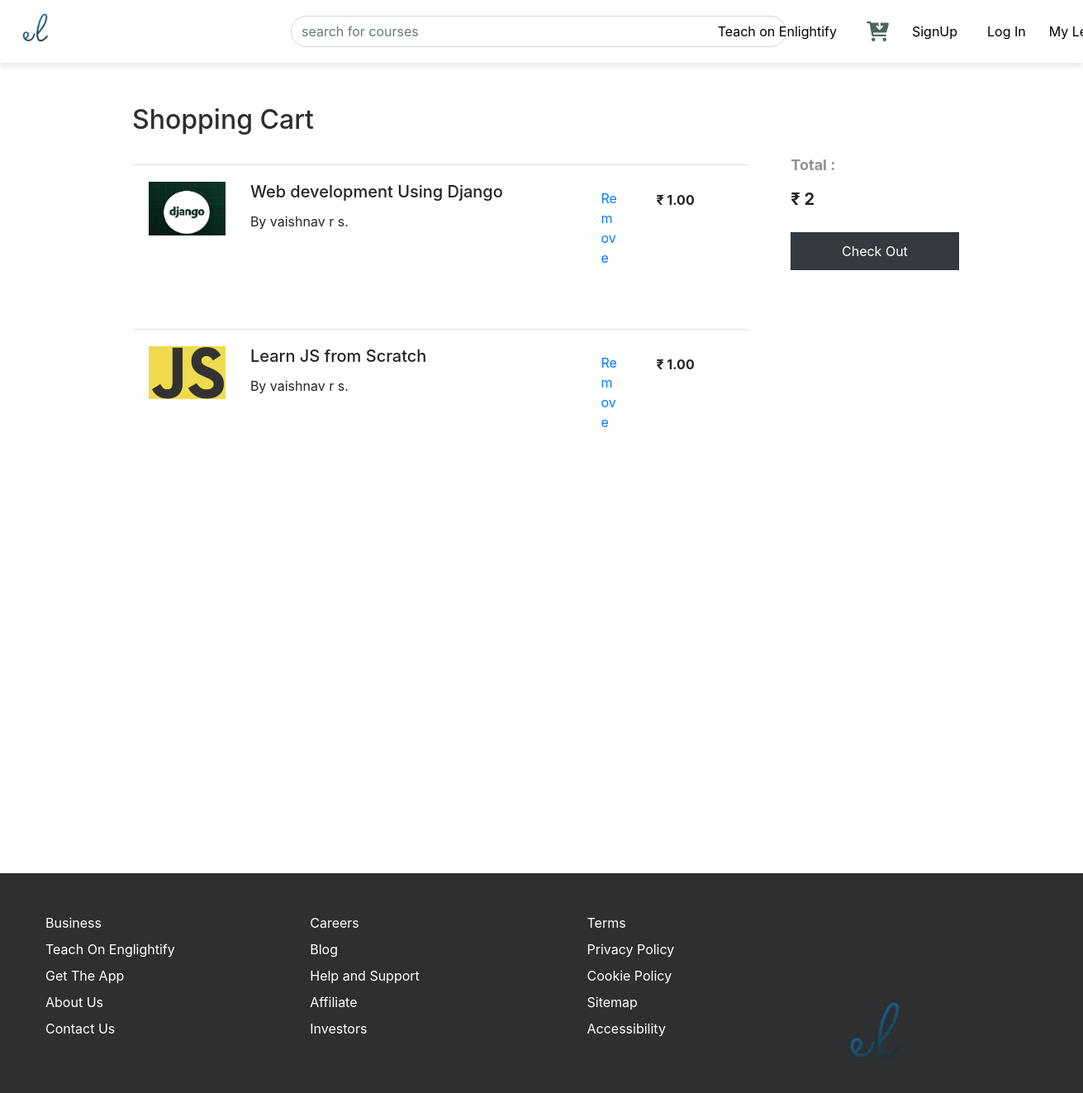
The page /student/cart/ (signed in) on the database its author committed.
### accounts/models.py (models this page shows, shortened)
class Cart(models.Model):
    student = models.ForeignKey(Student, on_delete=models.CASCADE)
    course = models.ForeignKey(Course,on_delete=models.CASCADE)

class Course(models.Model):
    faculty = models.ForeignKey(Faculty,on_delete=models.CASCADE)
    cat_options = (
        ('Development','Development'),
        ('Business','Business'),
        ('Finance and Accounting ','Finance and Accounting '),
        ('IT & Software','IT & Software'),
        ('Marketing','Marketing'),
        ('Photography','Photography'),
        ('Health and Fitness','Helath and Fitness'),
        ('Music','Music')
    )
    category = models.CharField(max_length=200,choices=cat_options,default='Choose Your Category')
    course_name = models.CharField(max_length=200)
    course_desc = models.CharField(max_length=5000)
    course_duration = models.IntegerField()
    course_fee = models.DecimalField(max_digits=10,decimal_places=2)
    syllabus = models.CharField(max_length=50000)
    course_image = models.ImageField(upload_to='course_image')

class Faculty(AbstractUser):
    name = models.CharField(max_length=100)
    address = models.CharField(max_length=200)
    emailid = models.EmailField(max_length=100,unique=True)
    phone = models.CharField(max_length=15, blank=True, null=True)
    user_type = models.CharField(max_length=100,default='teacher')
    q_options = (
                ('Graduate','Graduate'),
                ('Post Graduate','Post Graduate'),
                ('Diploma','Diploma'),
    )
    qualification = models.CharField(max_length=100,choices=q_options,default='Graduate')
    subject_options = (('Computer Science','Computer Science'),
                        ('Electronics & Communications','Electronics & Communications'),
                        ('Electrical & Electronics','Electrical & Electronics'),
                        ('Mechanical','Mechanical'),
                        ('Civil','Civil'),
                        ('Chemical','Chemical'),
                        ('Physics','Physics'),
                        ('Mathematics','Mathematics'),
                        ('Chemistry','Chemistry'),
                        ('English','English'),
                        ('Hindi','Hindi'),
                        ('Economics','Economics'),
                        ('Commerce','Commerce'),
                        ('History','History'),
                        ('Geography','Geography'),
                        ('Political Science','Political Science'),
                        ('Sociology','Sociology'),
                        ('Psychology','Psychology'),
                        ('Botany','Botany'),
                        ('Zoology','Zoology'),
                        ('Microbiology','Microbiology'),
                        ('Biochemistry','Biochemistry'),
                        ('Biotechnology','Biotechnology'),
                        ('Agriculture','Agriculture'),
                        ('Home Science','Home Science'),
                        ('Physical Education','Physical Education'),
                        ('Sports','Sports'),
                        ('Music','Music'),
                        ('Fine Arts','Fine Arts'),
                        ('Dance','Dance'),
                        ('Arts','Arts'),
                        ('Law','Law'),
                        ('Journalism','Journalism'),
                        ('Library Science','Library Science'),
    )
    subject = models.CharField(max_length=200,choices=subject_options,default='subject')
    status = ( ('Pending','Pending'),
                    ('Approved','Approved'),
                    ('Rejected','Rejected')
    )
    verification = models.CharField(max_length=100,choices=status,default='Pending')
    groups = models.ManyToManyField(
        'auth.Group',
        related_name='faculty_user_set',
        blank=True,
        help_text='The groups this user belongs to.'
    )
    user_permissions = models.ManyToManyField(
        'auth.Permission',
        related_name='faculty_user_permissions_set',
        blank=True,
        help_text='Specific permissions for this user.'
    )

### subscribers/views.py (the view)
# urls.py: path('cart/',CartView.as_view(),name='cart'),
class CartView(View):
    def get(self, request):
        if request.user.is_authenticated:
            student = Student.objects.get(id=request.user.id)
            cart = Cart.objects.filter(student=student)
            total = cart.aggregate(total_price=Sum('course__course_fee'))['total_price'] or 0
            return render(request, 'cart.html',{'cart':cart,'total':total})
        return redirect('sub_login')

### subscribers/templates/cart.html (shortened to what this page needs)
{% extends 'base.html' %}
{% load static %}
{% block content %}
<div class="container-fluid">
    <div class="row" style="margin-left: 130px; margin-top: 50px;">
      <div class="col-md-8">
        <h2 style="color: #2d2f31; margin-bottom: 35px;">Shopping Cart</h2>
        {% if cart %}
          {% for c in cart %}
            <div class="card" id="cart-card">
                <div class="card-body">
                  <div class="row">
                    <div class="col-md-2">
                      <img src="{{ c.course.course_image.url }}" height="70px" width="110px" alt="course-image" class="img-fluid">
                    </div>
                    <div class="col-md-6">
                      <h5 class="card-title">{{ c.course.course_name }}</h5>
                      <p class="card-text"> By {{ c.course.faculty.name }}.</p>
                    </div>
                    <div class="col-md-2">
                      <ul style="list-style-type: none;">
                        <li class="nav-item">
                          <a class="nav-link" href="">Remove</a>
                        </li>
                      </ul>
                    </div>
                    <div class="col-md-2">
                      <p class="card-text" style="padding-top: 10px;"><strong>₹ {{ c.course.course_fee }}</strong></p>
                    </div>
                  </div>
                </div>
            </div>
          {% endfor %}
        {% endif %}
      </div>
      <div class="col-md-4">
        <div class="cart-total" style="margin-left: 20px;">
            <div>
              <p style="padding-top: 60px;color:rgb(148, 145, 145); font-size:large;"><strong>Total :</strong></p>
              <h5><strong>₹ {{ total }} </strong></h5>
              <form action="{% url 'create_payment' %}" method="post">
                <button class="btn btn-dark" id="check-out-btn">Check Out</button>
              </form>
            </div>
        </div>
      </div>
    </div>
</div>
<footer class="footer bg-body-tertiary">
    <div class="row footer-rw">
        <div class="col-md-3" style="padding-left: 30px; padding-bottom: 50px;">
          <ul class="fot">
            <li><a href="#">Business</a></li>
            <li><a href="#">Teach On Englightify</a></li>
            <li><a href="#">Get The App</a></li>
            <li><a href="#">About Us</a></li>
            <li><a href="#">Contact Us</a></li>
          </ul>
        </div>
        <div class="col-md-3" style="padding-bottom: 50px;">
          <ul class="fot">
            <li><a href="#">Careers</a></li>
            <li><a href="#">Blog</a></li>
            <li><a href="#">Help and Support</a></li>
            <li><a href="#">Affiliate</a></li>
            <li><a href="#">Investors</a></li>
          </ul>
        </div>
        <div class="col-md-3" style="padding-bottom: 50px;">
          <ul class="fot">
            <li><a href="#">Terms</a></li>
            <li><a href="#">Privacy Policy</a></li>
            <li><a href="#">Cookie Policy</a></li>
            <li><a href="#">Sitemap</a></li>
            <li><a href="">Accessibility</a></li>
          </ul>
        </div>
        <div class="col-md-3">
          <img class="footer-imge" src="{% static 'img/logo-transparent-png.png' %}" width="100px" height="100px" alt="">
        </div>
    </div>
</footer>
{% endblock%}

### accounts/templates/base.html (shortened to what this page needs)
{% load static %}
<!doctype html>
<html lang="en">
  <head>
    <link rel="stylesheet" href="https://stackpath.bootstrapcdn.com/bootstrap/4.3.1/css/bootstrap.min.css">
    <link rel="stylesheet" href="{% static 'css/style.css' %}">
    <link rel="stylesheet" href="https://cdnjs.cloudflare.com/ajax/libs/font-awesome/6.0.0-beta3/css/all.min.css" />
  </head>
  <body style="overflow-x: hidden;">
      <div>
        {% include 'navbar.html' %}
        {% block content %}
        {% endblock %}
      </div>
  </body>
</html>

### accounts/templates/navbar.html
{% load static %}
    <div>
      <nav class="navbar navbar-expand-lg navbar-light hom-nav">
          <a class="navbar-brand" href="#"><img src="{% static 'img/logo-transparent-png.png' %}" width="50px" height="50px" alt=""></a>
          <div class="collapse navbar-collapse" id="navbarNav">
            <ul class="navbar-nav">
              <li class="nav-item active">
                <form action="" method="post">
                  <input class="form-control" type="text" placeholder="search for courses" name="search" id="search-form">
                </form>
              </li>
            </ul>
          </div>
          <div class="collapse navbar-collapse navitems" id="navbarNav">
            <ul class="navbar-nav">
                <li class="nav-item">
                  <a class="nav-link" href="{% url 'faculty_home' %}">Teach on Enlightify</a>
                </li>
                <li class="nav-item" style="padding-left: 20px;">
                  <a class="nav-link" href="{% url 'cart' %}">
                    <i class="fa-solid fa-cart-arrow-down fa-xl" style="color: #4b685a;"></i>
                  </a>
                </li>
                <li class="nav-item">
                    <a class="nav-link" href="{% url 'signup' %}" style="padding-left: 20px;">SignUp</a>
                </li>
                <li class="nav-item" style="padding-left: 20px;">
                    <a class="nav-link" href="{% url 'sub_login' %}">Log In</a>
                </li>
                <li class="nav-item">
                  <a class="nav-link" style="padding-left: 20px;" href="">My Learning</a>
                </li>
            </ul>
          </div>
      </nav>
    </div>

### accounts/static/css/style.css (style rules this page uses)
#search-form { position:relative; left: 45%; width: 600px; border-radius: 20px; }
.navitems { position: relative; left: 10%; }
.navitems .nav-link { color:#000000 !important; }
.hom-nav { box-shadow: 0 4px 8px rgba(0, 0, 0, 0.1); }
.footer-rw { margin-top: 460px; background-color: #2d2f31; padding-top: 40px; }
.fot > li { padding-top: 8px; list-style: none; }
.fot > li > a { color: #fff !important; }
.footer-imge { position: relative; top: 48%; }
#cart-card { border-left: none; border-right: none; border-bottom: none; margin-bottom: 30px; }
#check-out-btn { border-radius: 0%; margin-top: 20px; padding: 10px; width: 60%; }

### rows shown on the page
Cart: course.course_image (picture), course.course_name "Web development Using Django", course.faculty.name "vaishnav r s", course.course_fee "1.00"
Cart: course.course_image (picture), course.course_name "Learn JS from Scratch", course.faculty.name "vaishnav r s", course.course_fee "1.00"

### other values the page prints
{{ total }} "2"
